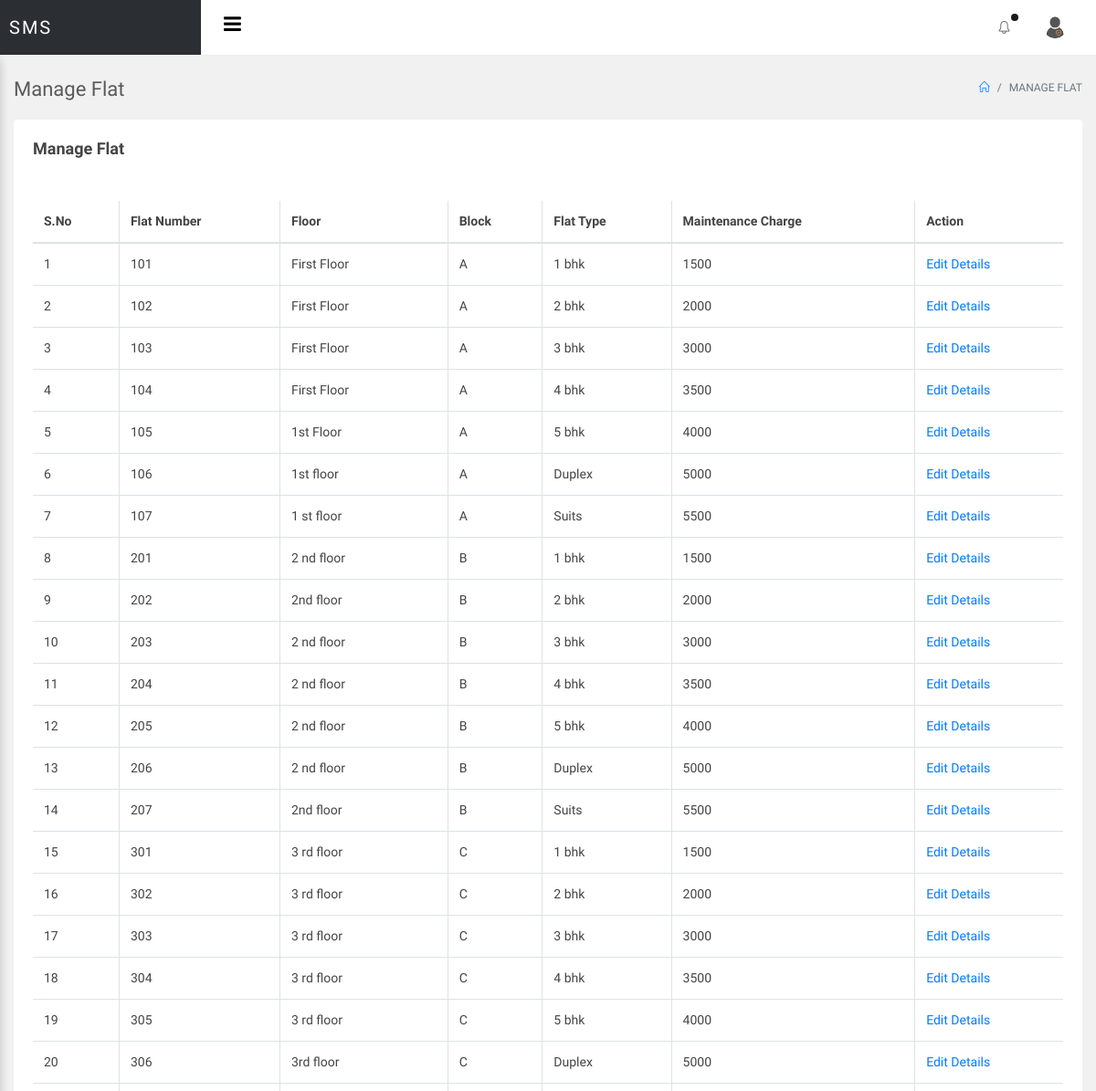
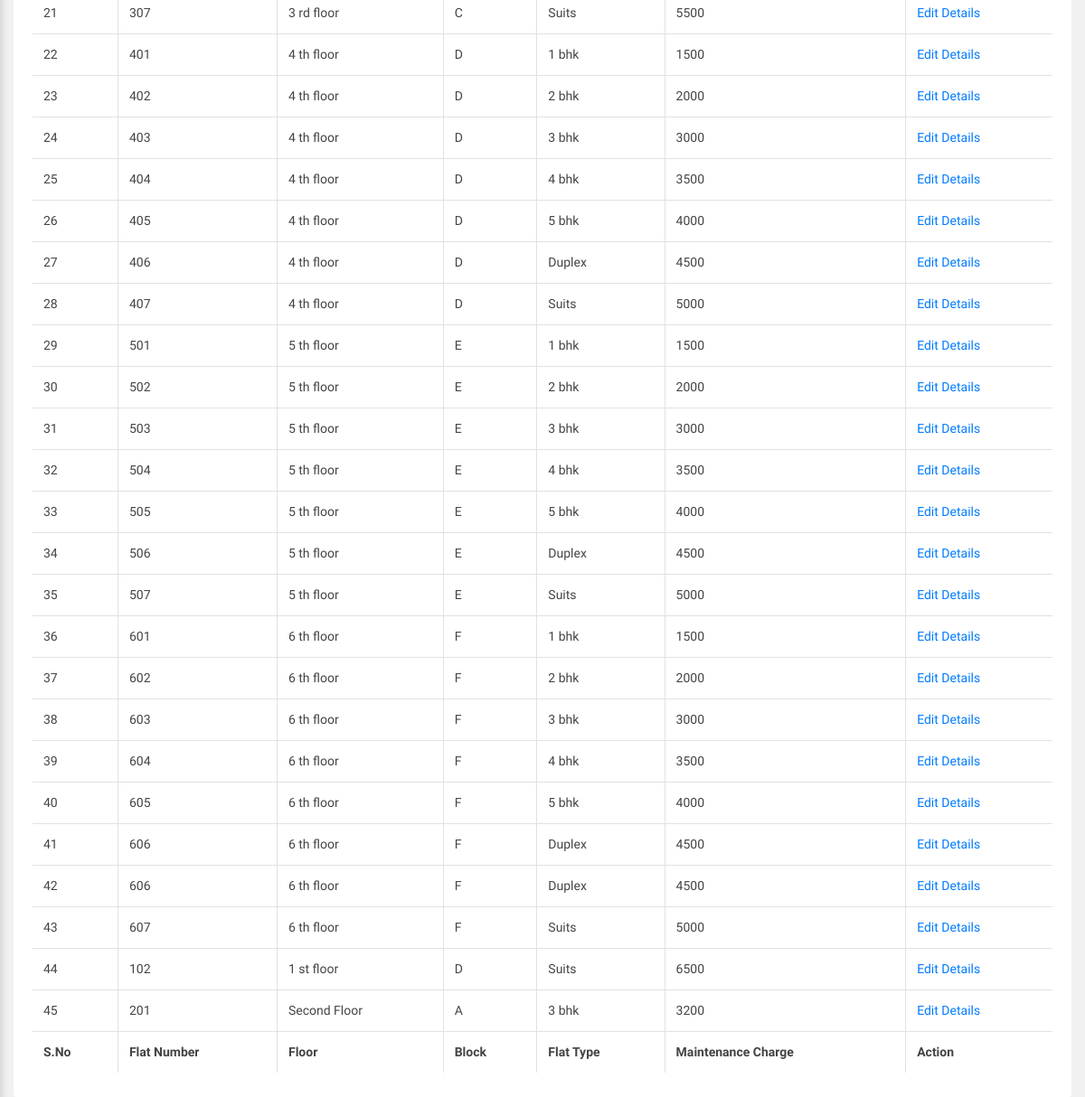
The app's page /sms/admin/manage-flat.php (signed in) with its own data (2 pictures, top to bottom).
### tables this page shows
CREATE TABLE `tblflat` (
  `ID` int(10) NOT NULL,
  `FlatNum` int(50) DEFAULT NULL,
  `Floor` varchar(50) DEFAULT NULL,
  `Block` varchar(50) DEFAULT NULL,
  `FlatType` varchar(120) DEFAULT NULL,
  `MCharge` varchar(200) DEFAULT NULL,
  `CreationDate` timestamp NULL DEFAULT current_timestamp()
);

### sms/admin/manage-flat.php (the view, shortened to what this page needs)
<?php
include('includes/dbconnection.php');
if (strlen($_SESSION['smsaid']==0)) {
  header('location:logout.php');
  } else{
  ?>
<!doctype html>
<html lang="en">
<head>
<link rel="stylesheet" href="../assets/vendor/bootstrap/css/bootstrap.min.css">
<link rel="stylesheet" href="../assets/vendor/animate-css/animate.min.css">
<link rel="stylesheet" href="../assets/vendor/font-awesome/css/font-awesome.min.css">
<link rel="stylesheet" href="../assets/vendor/jquery-datatable/dataTables.bootstrap4.min.css">
<link rel="stylesheet" href="../assets/vendor/jquery-datatable/fixedeader/dataTables.fixedcolumns.bootstrap4.min.css">
<link rel="stylesheet" href="../assets/vendor/jquery-datatable/fixedeader/dataTables.fixedheader.bootstrap4.min.css">
<link rel="stylesheet" href="../assets/vendor/sweetalert/sweetalert.css"/>
<link rel="stylesheet" href="assets/css/main.css">
<link rel="stylesheet" href="assets/css/color_skins.css">
</head>
<body class="theme-blue">
<div id="wrapper">
    <?php include_once('includes/header.php');?>
    <div id="main-content">
        <div class="container-fluid">
            <div class="block-header">
                <div class="row">
                    <div class="col-lg-5 col-md-8 col-sm-12">
                        <h2>Manage Flat</h2>
                    </div>
                    <div class="col-lg-7 col-md-4 col-sm-12 text-right">
                        <ul class="breadcrumb justify-content-end">
                            <li class="breadcrumb-item"><a href="dashboard.php"><i class="icon-home"></i></a></li>
                             <li class="breadcrumb-item active">Manage Flat</li>
                        </ul>
                    </div>
                </div>
            </div>
            <div class="row clearfix">
                <div class="col-lg-12">
                    <div class="card">
                        <div class="header">
                            <h2>Manage Flat</h2>
                        </div>
                        <div class="body">
                            <div class="table-responsive">
                                <table class="table table-bordered table-hover js-basic-example dataTable table-custom">
                                    <thead>
                                        <tr>
                                            <th>S.No</th>
                                            <th>Flat Number</th>
                                            <th>Floor</th>
                                            <th>Block</th>
                                            <th>Flat Type</th>
                                            <th>Maintenance Charge</th>
                                            <th>Action</th>
                                        </tr>
                                    </thead>
                                    <tbody>
                                        <?php
$sql="SELECT * from tblflat";
$query = $dbh -> prepare($sql);
$query->execute();
$results=$query->fetchAll(PDO::FETCH_OBJ);
$cnt=1;
if($query->rowCount() > 0)
{
foreach($results as $row)
{               ?>
                                        <tr>
                                           <td><?php echo htmlentities($cnt);?></td>
                  <td><?php  echo htmlentities($row->FlatNum);?>
                  </td>
                  <td><?php  echo htmlentities($row->Floor);?></td>
                  <td><?php  echo htmlentities($row->Block);?></td>
                  <td><?php  echo htmlentities($row->FlatType);?></td>
                  <td><?php  echo htmlentities($row->MCharge);?></td>
                  <td> <a href="edit-flat-detail.php?editid=<?php echo htmlentities ($row->ID);?>">Edit Details</a></td>
                                        </tr>
                                        <?php $cnt=$cnt+1;}} ?>
                                    </tbody>
                                    <tfoot>
                                        <tr>
                                            <th>S.No</th>
                                            <th>Flat Number</th>
                                            <th>Floor</th>
                                            <th>Block</th>
                                            <th>Flat Type</th>
                                            <th>Maintenance Charge</th>
                                            <th>Action</th>
                                        </tr>
                                    </tfoot>
                                </table>
                            </div>
                        </div>
                    </div>
                </div>
              </div>
        </div>
    </div>
</div>
</body>
</html>
<?php }  ?>

### records on screen
tblflat: FlatNum "101", Floor "First Floor", Block "A", FlatType "1 bhk", MCharge "1500"
tblflat: FlatNum "102", Floor "First Floor", Block "A", FlatType "2 bhk", MCharge "2000"
tblflat: FlatNum "103", Floor "First Floor", Block "A", FlatType "3 bhk", MCharge "3000"
tblflat: FlatNum "104", Floor "First Floor", Block "A", FlatType "4 bhk", MCharge "3500"
tblflat: FlatNum "105", Floor "1st Floor", Block "A", FlatType "5 bhk", MCharge "4000"
tblflat: FlatNum "106", Floor "1st floor", Block "A", FlatType "Duplex", MCharge "5000"
tblflat: FlatNum "107", Floor "1 st floor", Block "A", FlatType "Suits", MCharge "5500"
tblflat: FlatNum "201", Floor "2 nd floor", Block "B", FlatType "1 bhk", MCharge "1500"
tblflat: FlatNum "202", Floor "2nd floor", Block "B", FlatType "2 bhk", MCharge "2000"
tblflat: FlatNum "203", Floor "2 nd floor", Block "B", FlatType "3 bhk", MCharge "3000"
tblflat: FlatNum "204", Floor "2 nd floor", Block "B", FlatType "4 bhk", MCharge "3500"
tblflat: FlatNum "205", Floor "2 nd floor", Block "B", FlatType "5 bhk", MCharge "4000"
tblflat: FlatNum "206", Floor "2 nd floor", Block "B", FlatType "Duplex", MCharge "5000"
tblflat: FlatNum "207", Floor "2nd floor", Block "B", FlatType "Suits", MCharge "5500"
tblflat: FlatNum "301", Floor "3 rd floor", Block "C", FlatType "1 bhk", MCharge "1500"
tblflat: FlatNum "302", Floor "3 rd floor", Block "C", FlatType "2 bhk", MCharge "2000"
tblflat: FlatNum "303", Floor "3 rd floor", Block "C", FlatType "3 bhk", MCharge "3000"
tblflat: FlatNum "304", Floor "3 rd floor", Block "C", FlatType "4 bhk", MCharge "3500"
tblflat: FlatNum "305", Floor "3 rd floor", Block "C", FlatType "5 bhk", MCharge "4000"
tblflat: FlatNum "306", Floor "3rd floor", Block "C", FlatType "Duplex", MCharge "5000"
tblflat: FlatNum "307", Floor "3 rd floor", Block "C", FlatType "Suits", MCharge "5500"
tblflat: FlatNum "401", Floor "4 th floor", Block "D", FlatType "1 bhk", MCharge "1500"
tblflat: FlatNum "402", Floor "4 th floor", Block "D", FlatType "2 bhk", MCharge "2000"
tblflat: FlatNum "403", Floor "4 th floor", Block "D", FlatType "3 bhk", MCharge "3000"
tblflat: FlatNum "404", Floor "4 th floor", Block "D", FlatType "4 bhk", MCharge "3500"
tblflat: FlatNum "405", Floor "4 th floor", Block "D", FlatType "5 bhk", MCharge "4000"
tblflat: FlatNum "406", Floor "4 th floor", Block "D", FlatType "Duplex", MCharge "4500"
tblflat: FlatNum "407", Floor "4 th floor", Block "D", FlatType "Suits", MCharge "5000"
tblflat: FlatNum "501", Floor "5 th floor", Block "E", FlatType "1 bhk", MCharge "1500"
tblflat: FlatNum "502", Floor "5 th floor", Block "E", FlatType "2 bhk", MCharge "2000"
tblflat: FlatNum "503", Floor "5 th floor", Block "E", FlatType "3 bhk", MCharge "3000"
tblflat: FlatNum "504", Floor "5 th floor", Block "E", FlatType "4 bhk", MCharge "3500"
tblflat: FlatNum "505", Floor "5 th floor", Block "E", FlatType "5 bhk", MCharge "4000"
tblflat: FlatNum "506", Floor "5 th floor", Block "E", FlatType "Duplex", MCharge "4500"
tblflat: FlatNum "507", Floor "5 th floor", Block "E", FlatType "Suits", MCharge "5000"
tblflat: FlatNum "601", Floor "6 th floor", Block "F", FlatType "1 bhk", MCharge "1500"
tblflat: FlatNum "602", Floor "6 th floor", Block "F", FlatType "2 bhk", MCharge "2000"
tblflat: FlatNum "603", Floor "6 th floor", Block "F", FlatType "3 bhk", MCharge "3000"
tblflat: FlatNum "604", Floor "6 th floor", Block "F", FlatType "4 bhk", MCharge "3500"
tblflat: FlatNum "605", Floor "6 th floor", Block "F", FlatType "5 bhk", MCharge "4000"
tblflat: FlatNum "606", Floor "6 th floor", Block "F", FlatType "Duplex", MCharge "4500"
tblflat: FlatNum "606", Floor "6 th floor", Block "F", FlatType "Duplex", MCharge "4500"
tblflat: FlatNum "607", Floor "6 th floor", Block "F", FlatType "Suits", MCharge "5000"
tblflat: FlatNum "102", Floor "1 st floor", Block "D", FlatType "Suits", MCharge "6500"
tblflat: FlatNum "201", Floor "Second Floor", Block "A", FlatType "3 bhk", MCharge "3200"
